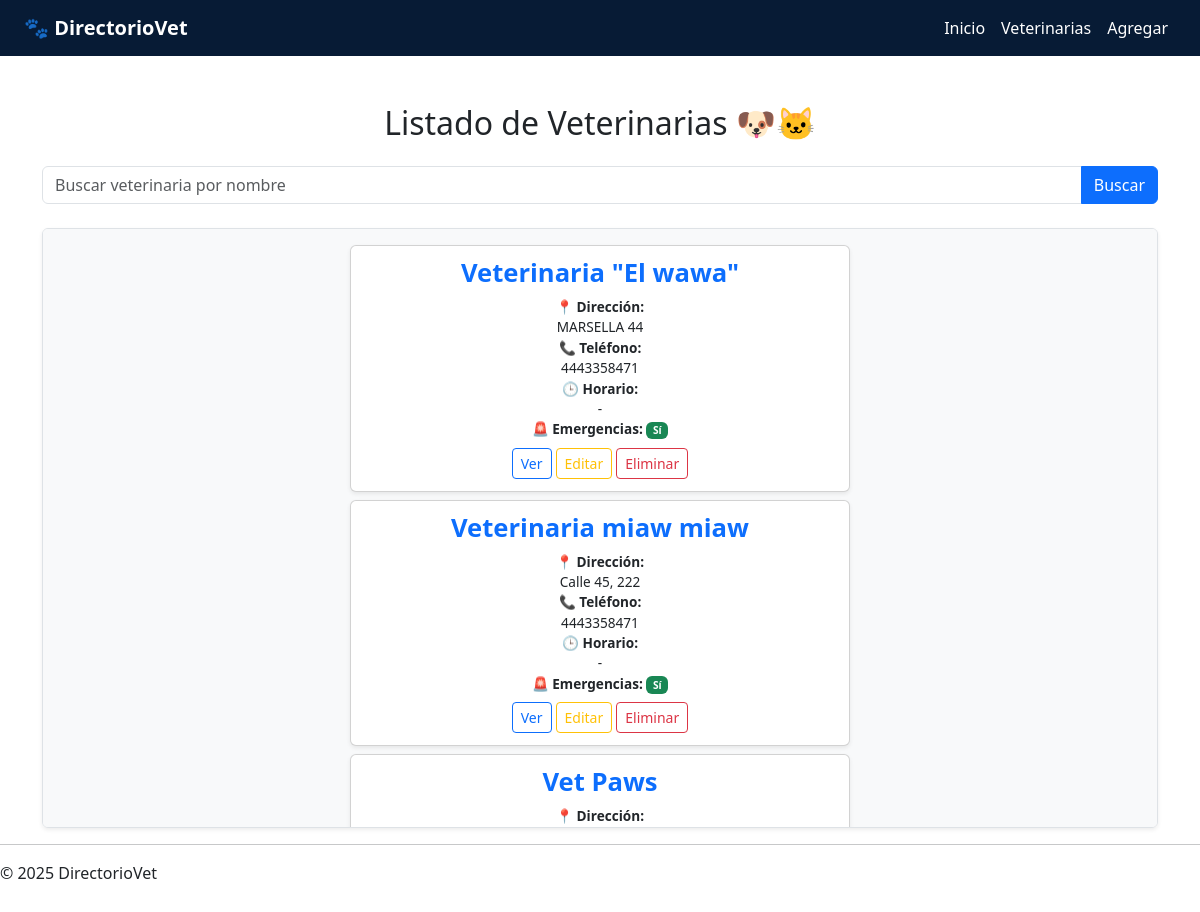
Page /veterinarias/ on the committed database.
### veterinarias/models.py (models this page shows, shortened)
class Veterinaria(models.Model):
    nombre = models.CharField(max_length=255)
    direccion = models.TextField()
    telefono = models.CharField(max_length=20)
    email = models.EmailField()
    admite_emergencias = models.BooleanField(default=False)
    SERVICIOS_OPCIONES = (
        ('spa', 'Spa'),
        ('consulta', 'Consulta veterinaria'),
        ('cirugia', 'Cirugía'),
        ('farmacia', 'Farmacia'),
        ('accesorios', 'Venta de accesorios'),
        ('comida', 'Venta de comida'),
        ('domicilio', 'Servicio a domicilio'),
        ('pension', 'Pensión'),
        ('esterilizacion', 'Esterilización'),
    )
    servicios = MultiSelectField(choices=SERVICIOS_OPCIONES, blank=True)

### veterinarias/views.py (the view)
# urls.py: path('veterinarias/', views.lista_veterinarias, name='lista_veterinarias'),
def lista_veterinarias(request):
    query = request.GET.get('q')
    if query:
        veterinarias = Veterinaria.objects.filter(nombre__icontains=query)
    else:
        veterinarias = Veterinaria.objects.all()
    return render(request, 'veterinarias/lista.html', {'veterinarias': veterinarias, 'query': query})

### veterinarias/templates/veterinarias/lista.html (shortened to what this page needs)
{% extends 'veterinarias/base.html' %}
{% block content %}
<div class="container mt-5">
    <h2 class="mb-4 text-center">Listado de Veterinarias 🐶🐱</h2>
    <form method="GET" class="mb-4">
        <div class="input-group">
            <input type="text" name="q" value="{{ request.GET.q|default_if_none:'' }}" class="form-control" placeholder="Buscar veterinaria por nombre">
            <button class="btn btn-primary" type="submit">Buscar</button>
        </div>
    </form>
    {% if veterinarias %}
        <div class="vertical-scroll-container mx-auto shadow-sm rounded" style="max-height: 600px; overflow-y: auto; padding: 1rem;">
            {% for vet in veterinarias %}
                <div class="card mb-2 shadow-sm text-center small-card">
                    <div class="card-body p-2">
                        <h6 class="card-title text-primary fw-bold mb-2">{{ vet.nombre }}</h6>
                        <p class="card-text mb-1" style="font-size: 0.85rem;">
                            📍 <strong>Dirección:</strong><br> {{ vet.direccion|default:"No disponible" }}<br>
                            📞 <strong>Teléfono:</strong><br> {{ vet.telefono|default:"No disponible" }}<br>
                            🕒 <strong>Horario:</strong><br> {{ vet.horario|default:"-" }}<br>
                            🚨 <strong>Emergencias:</strong>
                            {% if vet.admite_emergencias %}
                                <span class="badge bg-success">Sí</span>
                            {% else %}
                                <span class="badge bg-secondary">No</span>
                            {% endif %}
                        </p>
                        <div class="d-flex justify-content-center gap-1 mt-2 flex-wrap">
                            <a href="{% url 'detalle_veterinaria' vet.pk %}" class="btn btn-outline-primary btn-sm">Ver</a>
                            <a href="{% url 'editar_veterinaria' vet.pk %}" class="btn btn-outline-warning btn-sm">Editar</a>
                            <a href="{% url 'eliminar_veterinaria' vet.pk %}" class="btn btn-outline-danger btn-sm">Eliminar</a>
                        </div>
                    </div>
                </div>
            {% endfor %}
        </div>
    {% else %}
        <div class="alert alert-info text-center mt-4">No hay veterinarias registradas aún.</div>
    {% endif %}
</div>
{% endblock %}

### veterinarias/static/veterinarias/css/styles.css (style rules this page uses)
.card { border-radius: 10px; transition: transform 0.2s ease; }
.card-title { color: #1a4d8f; }
.card-title { font-size: 1.6rem; font-weight: 600; }
.card-body p { font-size: 1rem; margin-bottom: 0.6rem; }
form input, form textarea, form select { width: 100%; padding: 8px; border-radius: 5px; border: 1px solid #ccc; }
.card p { font-size: 1.1rem; }

### veterinarias/templates/veterinarias/lista.html (style rules this page uses)
.vertical-scroll-container { background-color: #f8f9fa; scrollbar-width: thin; scrollbar-color: #007bff #e0e0e0; border: 1px solid #dee2e6; }
.small-card { padding: 0.25rem; font-size: 0.9rem; max-width: 500px; margin: 0 auto; }

### rows in the picture
Veterinaria: nombre "Veterinaria \"El wawa\"", direccion "MARSELLA 44", telefono "4443358471", horario "-", admite_emergencias "Sí"
Veterinaria: nombre "Veterinaria miaw miaw", direccion "Calle 45, 222", telefono "4443358471", horario "-", admite_emergencias "Sí"
Veterinaria: nombre "Vet Paws"
